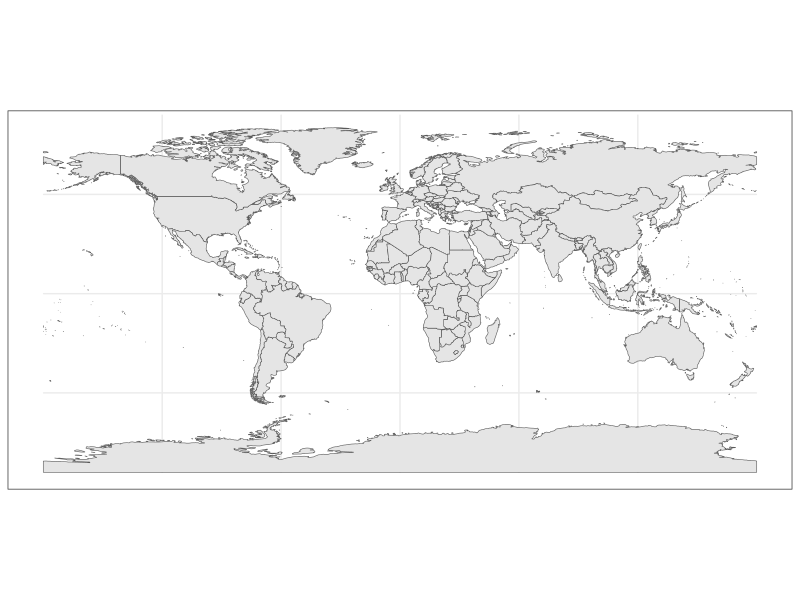
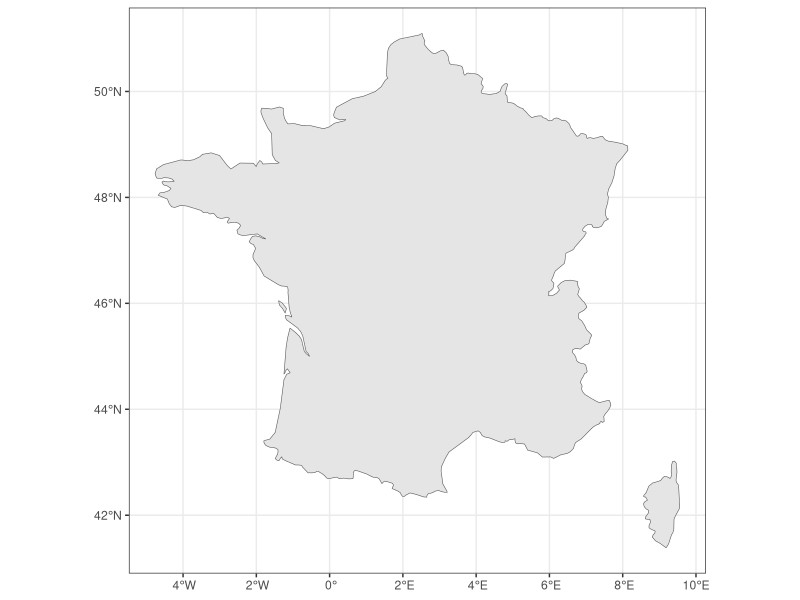

Recreate these plots in R, in order. (Note: this script raises an error after producing the figures.)
# VISUALIZATION USING `ggplot2` -----

library(ggplot2)
library(sf)
library(rnaturalearth)

# loading data -----
w <- ne_countries(
  scale = "medium",
  type = "map_units",
  returnclass = "sf"
  )
head(w[c("name","continent")])

# plot
ggplot() + 
  geom_sf(data = w) +
  theme_bw()

# filter -----
france <- w[w$name == "France",]

# look
ggplot() + 
  geom_sf(data = france) + 
  theme_bw()

# crop -----
europe_cropped <-
  st_crop(europe,
    xmin = -20,
    xmax = 45,
    ymin = 30,
    ymax = 73
  )

# plot
ggplot() +
  geom_sf(data = europe_cropped) +
  coord_sf(expand = FALSE) +
  theme_bw()

# another method, same result
ggplot() +
  geom_sf(data = w) +
  coord_sf(
    xlim = c(-20, 45),
    ylim = c(30, 73),
    expand = FALSE
  ) +
  theme_bw()

# using projection -----
ggplot() +
  geom_sf(data = w) +
  coord_sf(
    crs = st_crs("+proj=moll"),
    xlim = c(-20, 45),
    ylim = c(30, 73),
    expand = FALSE) +
  theme_bw()

# blank, huh?

# let's see globally
ggplot() + 
  geom_sf(data = w) +
  coord_sf(crs = st_crs("+proj=moll")) +
  theme_bw()

# create target projection
target_crs <- "+proj=moll"

# transform
w_trans <- st_transform(w, target_crs)

display_win_wgs84 <- st_sfc(
  st_point(c(-20, 30)),
  st_point(c(45, 73)),
  crs = 4326)

display_win_wgs84

display_win_transform <-
  st_transform(
    display_win_wgs84,
    crs = target_crs
  )

display_win_transform

coord_transform <- st_coordinates(display_win_transform)

# plot
ggplot() +
  geom_sf(data = w_trans) +
  coord_sf(
    xlim = coord_transform[,"X"],
    ylim = coord_transform[,"Y"],
    datum = target_crs,
    expand = FALSE) +
  theme_bw()

# zoom -----
zoom_to <- c(13.38, 52.52)
zoom_level <- 3

# span
lon_span <- 360 / 2^zoom_level
lat_span <- 180 / 2^zoom_level

# boundaries
lon_bounds <-
  c(zoom_to[1] - lon_span / 2, zoom_to[1] + lon_span / 2)
lat_bounds <-
  c(zoom_to[2] - lat_span / 2, zoom_to[2] + lat_span / 2)

# plot
ggplot() +
  geom_sf(data = w) +
  geom_sf(
    data = st_sfc(st_point(zoom_to), crs = 4326),
    color = "red"
  ) +
  coord_sf(
    xlim = lon_bounds,
    ylim = lat_bounds
  ) +
  theme_bw()

# TASK: PLOT INDONESIA -----
# get world map
w <- ne_countries(
  scale = "medium",
  type = "map_units",
  returnclass = "sf"
)

# transform projection
target_crs <- "+proj=moll"
w_trans <- st_transform(w, target_crs)

# get coord info
id <- w[w$name == "Indonesia",]
st_bbox(id)

# transform
to_trans <- st_sfc(
  st_point(c(95.206641, -10.909668)),
  st_point(c(140.976172, 5.907031)), crs = 4326
)

p_transformed <- st_transform(to_trans, target_crs)

p_transformed

# boundaries
xlim_id <- c(9435069, 14082689)
ylim_id <- c(-1345798, 729878.2)

# finally, plot
ggplot() + 
  geom_sf(data = w_trans) +
  coord_sf(xlim = xlim_id, ylim = ylim_id) +
  theme_bw()

# source: -----
#[link](https://datascience.blog.wzb.eu/2019/04/30/zooming-in-on-maps-with-sf-and-ggplot2/)
